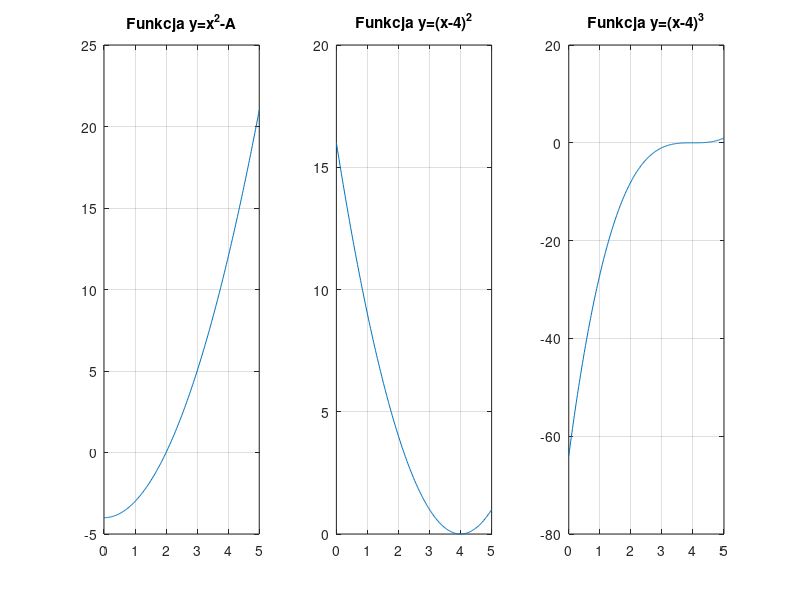

Write MATLAB code to recreate this figure. (Note: this script raises an error after producing the figure.)
% zad9_10.m

% Zdefiniuj funkcje, dla ktorej bedziemy szukac miejsca zerowego
A = 4;
f1 = @(x) x.^2 - A; % funkcja fi(x) = x²-A
f2 = @(x) (x-4).^2;
f3 = @(x) (x-4).^3;

% Narysuj wykres funkcji
x = 0 : .02 : 5;
y1 = f1(x);
y2 = f2(x);
y3 = f3(x);
figure;
subplot(1,3,1);
plot(x, y1);
title('Funkcja y=x^2-A');
grid on;
subplot(1,3,2);
plot(x, y2);
title('Funkcja y=(x-4)^2');
grid on;
subplot(1,3,3);
plot(x, y3);
title('Funkcja y=(x-4)^3');
grid on;

% Znajdz miejsca zerowe korzystajac z funkcji fzero
x0 = 2; % poczatkowe przyblizenie
options = optimset('TolX',1e-6); % tolerancja
z1 = fzero(f1, x0, options);
z2 = fzero(f2, x0, options);
z3 = fzero(f3, x0, options);
% Wyswietl wyniki
fprintf('Miejsce zerowe funkcji y=x^2-A: %f\n', z1);
fprintf('Wartość funkcji y=x^2-A dla miejsca zerowego: %f\n', f1(z1));
fprintf('Miejsce zerowe funkcji y=(x-4)^2: %f\n', z2);
fprintf('Wartość funkcji y=(x-4)^2 dla miejsca zerowego: %f\n', f2(z2));
fprintf('Miejsce zerowe funkcji y=(x-4)^3: %f\n', z3);
fprintf('Wartość funkcji y=(x-4)^3 dla miejsca zerowego: %f\n', f3(z3));
